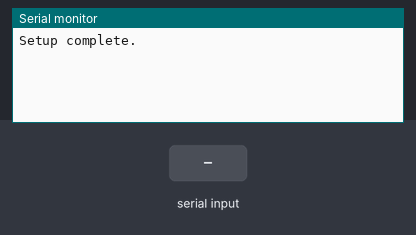
The sketch below on a simulated Arduino Uno, built with avr-gcc and run on an emulated ATmega328P. Parts: the last lines printed to the serial monitor. The test bench sets the inputs (shaded band).

Above: at 1.2 s.
1.3 s: "data:\n" received over the second serial link
At 2.5 s:
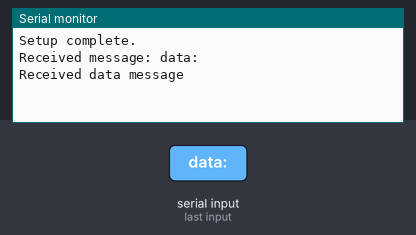
2.8 s: "1\n" received over the second serial link
At 3.8 s:
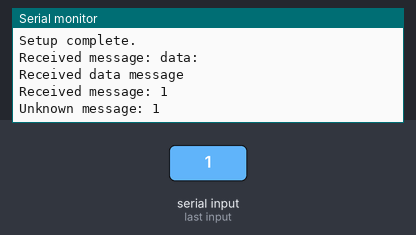

Measured:
- after the input at 1.3 s, the serial monitor: prints a new line at once (image 1)
- after the input at 2.8 s, the serial monitor: prints a new line at once (image 2)

The sketch:

bluetooth_syn_ack_test.ino
```cpp
#include <SoftwareSerial.h>
SoftwareSerial BTserial(9, 10); // RX | TX

// Define protocol messages
const String SYN = "syn";
const String SYN_ACK = "syn-ack";
const String ACK = "ack";
const String DATA_ACK = "data-ack";
const String FIN = "fin";
const String FIN_ACK = "fin-ack";

// Buffer to hold incoming data
String incomingMessage = "";

void setup() {
    Serial.begin(9600);
    BTserial.begin(9600);
    Serial.println("Setup complete.");
}

void loop() {
    // Read from Bluetooth and process messages
    while (BTserial.available()) {
        char c = BTserial.read();
        if (c == '\n' || c == '\r') {
            if (incomingMessage.length() > 0) {
                processMessage(incomingMessage);
                incomingMessage = "";  // Clear buffer for next message
            }
        } else {
            incomingMessage += c;
        }
    }
}

void processMessage(const String& message) {
    Serial.print("Received message: ");
    Serial.println(message);

    if (message == SYN) {
        Serial.println("Sending SYN-ACK");
        BTserial.println(SYN_ACK);  // Send SYN-ACK with newline for better recognition
    } else if (message == SYN_ACK) {
        Serial.println("Sending ACK");
        BTserial.println(ACK);  // Send ACK with newline for better recognition
    } else if (message.startsWith("data:")) {
        Serial.println("Received data message");
        // Process data here if needed
        BTserial.println(DATA_ACK);  // Send data acknowledgment
    } else if (message == FIN) {
        Serial.println("Sending FIN-ACK");
        BTserial.println(FIN_ACK);  // Send FIN-ACK with newline
    } else {
        Serial.print("Unknown message: ");
        Serial.println(message);
    }
}
```
